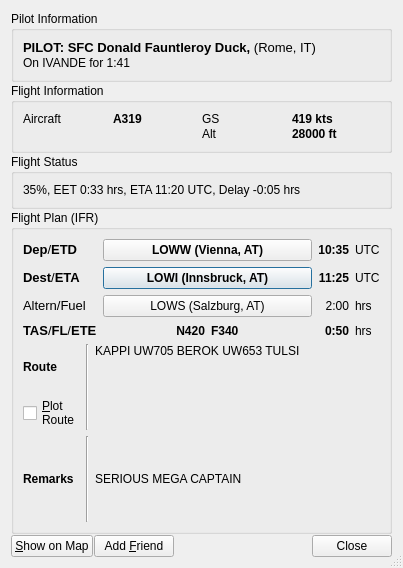
<?xml version="1.0" encoding="UTF-8"?>
<ui version="4.0">
 <class>PilotDetails</class>
 <widget class="QDialog" name="PilotDetails">
  <property name="geometry">
   <rect>
    <x>0</x>
    <y>0</y>
    <width>403</width>
    <height>568</height>
   </rect>
  </property>
  <property name="windowTitle">
   <string>AUA325</string>
  </property>
  <property name="windowIcon">
   <iconset resource="Resources.qrc">
    <normaloff>:/icons/qutescoop.png</normaloff>:/icons/qutescoop.png</iconset>
  </property>
  <property name="sizeGripEnabled">
   <bool>true</bool>
  </property>
  <layout class="QVBoxLayout" name="verticalLayout">
   <property name="spacing">
    <number>1</number>
   </property>
   <item>
    <widget class="QGroupBox" name="groupBox">
     <property name="title">
      <string>Pilot Information</string>
     </property>
     <layout class="QVBoxLayout">
      <property name="spacing">
       <number>1</number>
      </property>
      <item>
       <widget class="QLabel" name="lblPilotInfo">
        <property name="text">
         <string>&lt;!DOCTYPE HTML PUBLIC &quot;-//W3C//DTD HTML 4.0//EN&quot; &quot;http://www.w3.org/TR/REC-html40/strict.dtd&quot;&gt;
&lt;html&gt;&lt;head&gt;&lt;meta name=&quot;qrichtext&quot; content=&quot;1&quot; /&gt;&lt;style type=&quot;text/css&quot;&gt;
p, li { white-space: pre-wrap; }
&lt;/style&gt;&lt;/head&gt;&lt;body style=&quot; font-family:'UnDotum'; font-size:10pt; font-weight:400; font-style:normal;&quot;&gt;
&lt;p style=&quot; margin-top:0px; margin-bottom:0px; margin-left:0px; margin-right:0px; -qt-block-indent:0; text-indent:0px;&quot;&gt;&lt;span style=&quot; font-weight:600;&quot;&gt;PILOT: SFC Donald Fauntleroy Duck, &lt;/span&gt;(Rome, IT)&lt;/p&gt;&lt;/body&gt;&lt;/html&gt;</string>
        </property>
        <property name="alignment">
         <set>Qt::AlignLeading|Qt::AlignLeft|Qt::AlignTop</set>
        </property>
        <property name="openExternalLinks">
         <bool>true</bool>
        </property>
       </widget>
      </item>
      <item>
       <widget class="QLabel" name="lblConnected">
        <property name="text">
         <string>On IVANDE for 1:41</string>
        </property>
       </widget>
      </item>
     </layout>
    </widget>
   </item>
   <item>
    <widget class="QGroupBox" name="groupBox_2">
     <property name="title">
      <string>Flight Information</string>
     </property>
     <layout class="QVBoxLayout">
      <property name="spacing">
       <number>1</number>
      </property>
      <item>
       <layout class="QGridLayout" name="gridLayout_2">
        <property name="verticalSpacing">
         <number>1</number>
        </property>
        <item row="0" column="0">
         <widget class="QLabel" name="label_10">
          <property name="text">
           <string>Aircraft</string>
          </property>
         </widget>
        </item>
        <item row="0" column="1">
         <widget class="QLabel" name="lblAircraft">
          <property name="font">
           <font>
            <weight>75</weight>
            <bold>true</bold>
           </font>
          </property>
          <property name="toolTip">
           <string>As enterred in flightplan.</string>
          </property>
          <property name="text">
           <string>A319</string>
          </property>
         </widget>
        </item>
        <item row="0" column="2">
         <widget class="QLabel" name="label_13">
          <property name="toolTip">
           <string>Groundspeed</string>
          </property>
          <property name="text">
           <string>GS</string>
          </property>
         </widget>
        </item>
        <item row="0" column="3">
         <widget class="QLabel" name="lblGroundspeed">
          <property name="font">
           <font>
            <weight>75</weight>
            <bold>true</bold>
           </font>
          </property>
          <property name="text">
           <string>419 kts</string>
          </property>
         </widget>
        </item>
        <item row="1" column="3">
         <widget class="QLabel" name="lblAltitude">
          <property name="font">
           <font>
            <weight>75</weight>
            <bold>true</bold>
           </font>
          </property>
          <property name="text">
           <string>28000 ft</string>
          </property>
         </widget>
        </item>
        <item row="1" column="2">
         <widget class="QLabel" name="label_15">
          <property name="toolTip">
           <string>Altitude</string>
          </property>
          <property name="text">
           <string>Alt</string>
          </property>
         </widget>
        </item>
       </layout>
      </item>
     </layout>
    </widget>
   </item>
   <item>
    <widget class="QGroupBox" name="groupStatus">
     <property name="title">
      <string>Flight Status</string>
     </property>
     <layout class="QVBoxLayout" name="verticalLayout_3">
      <item>
       <widget class="QLabel" name="lblFlightStatus">
        <property name="toolTip">
         <string>EET: Estimated remaining Enroute Time, ETA: Estimated Time of Arrival (constantly updated), delay: According to planned ETA</string>
        </property>
        <property name="text">
         <string>35%, EET 0:33 hrs, ETA 11:20 UTC, Delay -0:05 hrs</string>
        </property>
        <property name="textFormat">
         <enum>Qt::RichText</enum>
        </property>
        <property name="wordWrap">
         <bool>true</bool>
        </property>
       </widget>
      </item>
     </layout>
    </widget>
   </item>
   <item>
    <widget class="QGroupBox" name="groupFp">
     <property name="title">
      <string>Flight Plan (IFR)</string>
     </property>
     <layout class="QGridLayout" name="gridLayout_3">
      <item row="0" column="0">
       <layout class="QGridLayout" name="gridLayout">
        <item row="0" column="0">
         <widget class="QLabel" name="label_3">
          <property name="toolTip">
           <string>Departure aerodrome / Estimated Time of Departure</string>
          </property>
          <property name="text">
           <string>&lt;!DOCTYPE HTML PUBLIC &quot;-//W3C//DTD HTML 4.0//EN&quot; &quot;http://www.w3.org/TR/REC-html40/strict.dtd&quot;&gt;
&lt;html&gt;&lt;head&gt;&lt;meta name=&quot;qrichtext&quot; content=&quot;1&quot; /&gt;&lt;style type=&quot;text/css&quot;&gt;
p, li { white-space: pre-wrap; }
&lt;/style&gt;&lt;/head&gt;&lt;body style=&quot; font-family:'UnDotum'; font-size:10pt; font-weight:400; font-style:normal;&quot;&gt;
&lt;p style=&quot; margin-top:0px; margin-bottom:0px; margin-left:0px; margin-right:0px; -qt-block-indent:0; text-indent:0px;&quot;&gt;&lt;span style=&quot; font-weight:600;&quot;&gt;Dep&lt;/span&gt;/&lt;span style=&quot; font-weight:600;&quot;&gt;ETD&lt;/span&gt;&lt;/p&gt;&lt;/body&gt;&lt;/html&gt;</string>
          </property>
          <property name="textFormat">
           <enum>Qt::RichText</enum>
          </property>
         </widget>
        </item>
        <item row="1" column="0">
         <widget class="QLabel" name="label_4">
          <property name="toolTip">
           <string>Destination aerodrome / Estimated Time of Arrival (flightplan)</string>
          </property>
          <property name="text">
           <string>&lt;!DOCTYPE HTML PUBLIC &quot;-//W3C//DTD HTML 4.0//EN&quot; &quot;http://www.w3.org/TR/REC-html40/strict.dtd&quot;&gt;
&lt;html&gt;&lt;head&gt;&lt;meta name=&quot;qrichtext&quot; content=&quot;1&quot; /&gt;&lt;style type=&quot;text/css&quot;&gt;
p, li { white-space: pre-wrap; }
&lt;/style&gt;&lt;/head&gt;&lt;body style=&quot; font-family:'UnDotum'; font-size:10pt; font-weight:400; font-style:normal;&quot;&gt;
&lt;p style=&quot; margin-top:0px; margin-bottom:0px; margin-left:0px; margin-right:0px; -qt-block-indent:0; text-indent:0px;&quot;&gt;&lt;span style=&quot; font-weight:600;&quot;&gt;Dest&lt;/span&gt;/&lt;span style=&quot; font-weight:600;&quot;&gt;ETA&lt;/span&gt;&lt;/p&gt;&lt;/body&gt;&lt;/html&gt;</string>
          </property>
          <property name="textFormat">
           <enum>Qt::RichText</enum>
          </property>
         </widget>
        </item>
        <item row="1" column="2">
         <widget class="QLabel" name="lblPlanEta">
          <property name="font">
           <font>
            <weight>75</weight>
            <bold>true</bold>
           </font>
          </property>
          <property name="text">
           <string>11:25</string>
          </property>
          <property name="alignment">
           <set>Qt::AlignRight|Qt::AlignTrailing|Qt::AlignVCenter</set>
          </property>
         </widget>
        </item>
        <item row="0" column="2">
         <widget class="QLabel" name="lblPlanEtd">
          <property name="sizePolicy">
           <sizepolicy hsizetype="Preferred" vsizetype="Preferred">
            <horstretch>0</horstretch>
            <verstretch>0</verstretch>
           </sizepolicy>
          </property>
          <property name="font">
           <font>
            <weight>75</weight>
            <bold>true</bold>
           </font>
          </property>
          <property name="text">
           <string>10:35</string>
          </property>
          <property name="alignment">
           <set>Qt::AlignRight|Qt::AlignTrailing|Qt::AlignVCenter</set>
          </property>
         </widget>
        </item>
        <item row="3" column="1">
         <layout class="QHBoxLayout" name="horizontalLayout_2">
          <item>
           <widget class="QLabel" name="lblPlanTas">
            <property name="font">
             <font>
              <weight>75</weight>
              <bold>true</bold>
             </font>
            </property>
            <property name="text">
             <string>N420</string>
            </property>
            <property name="alignment">
             <set>Qt::AlignRight|Qt::AlignTrailing|Qt::AlignVCenter</set>
            </property>
           </widget>
          </item>
          <item>
           <widget class="QLabel" name="lblPlanFl">
            <property name="font">
             <font>
              <weight>75</weight>
              <bold>true</bold>
             </font>
            </property>
            <property name="text">
             <string>F340</string>
            </property>
           </widget>
          </item>
         </layout>
        </item>
        <item row="3" column="0">
         <widget class="QLabel" name="label_2">
          <property name="toolTip">
           <string>Filed True Airspeed / Cruise Level / Estimated Time Enroute (according to flightplan)</string>
          </property>
          <property name="text">
           <string>&lt;!DOCTYPE HTML PUBLIC &quot;-//W3C//DTD HTML 4.0//EN&quot; &quot;http://www.w3.org/TR/REC-html40/strict.dtd&quot;&gt;
&lt;html&gt;&lt;head&gt;&lt;meta name=&quot;qrichtext&quot; content=&quot;1&quot; /&gt;&lt;style type=&quot;text/css&quot;&gt;
p, li { white-space: pre-wrap; }
&lt;/style&gt;&lt;/head&gt;&lt;body style=&quot; font-family:'UnDotum'; font-size:10pt; font-weight:400; font-style:normal;&quot;&gt;
&lt;p style=&quot; margin-top:0px; margin-bottom:0px; margin-left:0px; margin-right:0px; -qt-block-indent:0; text-indent:0px;&quot;&gt;&lt;span style=&quot; font-weight:600;&quot;&gt;TAS&lt;/span&gt;/&lt;span style=&quot; font-weight:600;&quot;&gt;FL&lt;/span&gt;/&lt;span style=&quot; font-weight:600;&quot;&gt;ETE&lt;/span&gt;&lt;/p&gt;&lt;/body&gt;&lt;/html&gt;</string>
          </property>
          <property name="textFormat">
           <enum>Qt::RichText</enum>
          </property>
         </widget>
        </item>
        <item row="3" column="2">
         <widget class="QLabel" name="lblPlanEte">
          <property name="font">
           <font>
            <weight>75</weight>
            <bold>true</bold>
           </font>
          </property>
          <property name="text">
           <string>0:50</string>
          </property>
          <property name="alignment">
           <set>Qt::AlignRight|Qt::AlignTrailing|Qt::AlignVCenter</set>
          </property>
         </widget>
        </item>
        <item row="1" column="1">
         <layout class="QHBoxLayout" name="horizontalLayout">
          <item>
           <widget class="QPushButton" name="buttonDest">
            <property name="sizePolicy">
             <sizepolicy hsizetype="MinimumExpanding" vsizetype="Preferred">
              <horstretch>0</horstretch>
              <verstretch>0</verstretch>
             </sizepolicy>
            </property>
            <property name="font">
             <font>
              <weight>75</weight>
              <bold>true</bold>
             </font>
            </property>
            <property name="text">
             <string>LOWI (Innsbruck, AT)</string>
            </property>
            <property name="flat">
             <bool>false</bool>
            </property>
           </widget>
          </item>
         </layout>
        </item>
        <item row="0" column="1">
         <layout class="QHBoxLayout" name="horizontalLayout_3" stretch="1">
          <item>
           <widget class="QPushButton" name="buttonFrom">
            <property name="sizePolicy">
             <sizepolicy hsizetype="MinimumExpanding" vsizetype="Preferred">
              <horstretch>0</horstretch>
              <verstretch>0</verstretch>
             </sizepolicy>
            </property>
            <property name="font">
             <font>
              <weight>75</weight>
              <bold>true</bold>
             </font>
            </property>
            <property name="text">
             <string>LOWW (Vienna, AT)</string>
            </property>
            <property name="flat">
             <bool>false</bool>
            </property>
           </widget>
          </item>
         </layout>
        </item>
        <item row="0" column="3">
         <widget class="QLabel" name="label_5">
          <property name="text">
           <string>UTC</string>
          </property>
         </widget>
        </item>
        <item row="1" column="3">
         <widget class="QLabel" name="label_7">
          <property name="text">
           <string>UTC</string>
          </property>
         </widget>
        </item>
        <item row="3" column="3">
         <widget class="QLabel" name="label_8">
          <property name="text">
           <string>hrs</string>
          </property>
         </widget>
        </item>
        <item row="2" column="0">
         <widget class="QLabel" name="label_9">
          <property name="toolTip">
           <string>Alternate aerodrome / Fuel on Board</string>
          </property>
          <property name="text">
           <string>&lt;!DOCTYPE HTML PUBLIC &quot;-//W3C//DTD HTML 4.0//EN&quot; &quot;http://www.w3.org/TR/REC-html40/strict.dtd&quot;&gt;
&lt;html&gt;&lt;head&gt;&lt;meta name=&quot;qrichtext&quot; content=&quot;1&quot; /&gt;&lt;style type=&quot;text/css&quot;&gt;
p, li { white-space: pre-wrap; }
&lt;/style&gt;&lt;/head&gt;&lt;body style=&quot; font-family:'UnDotum'; font-size:10pt; font-weight:400; font-style:normal;&quot;&gt;
&lt;p style=&quot; margin-top:0px; margin-bottom:0px; margin-left:0px; margin-right:0px; -qt-block-indent:0; text-indent:0px;&quot;&gt;Altern/Fuel&lt;/p&gt;&lt;/body&gt;&lt;/html&gt;</string>
          </property>
          <property name="textFormat">
           <enum>Qt::RichText</enum>
          </property>
         </widget>
        </item>
        <item row="2" column="3">
         <widget class="QLabel" name="label_11">
          <property name="text">
           <string>hrs</string>
          </property>
         </widget>
        </item>
        <item row="2" column="2">
         <widget class="QLabel" name="lblFuel">
          <property name="text">
           <string>2:00</string>
          </property>
          <property name="alignment">
           <set>Qt::AlignRight|Qt::AlignTrailing|Qt::AlignVCenter</set>
          </property>
         </widget>
        </item>
        <item row="2" column="1">
         <layout class="QHBoxLayout" name="horizontalLayout_5">
          <item>
           <widget class="QPushButton" name="buttonAlt">
            <property name="sizePolicy">
             <sizepolicy hsizetype="MinimumExpanding" vsizetype="Preferred">
              <horstretch>0</horstretch>
              <verstretch>0</verstretch>
             </sizepolicy>
            </property>
            <property name="text">
             <string>LOWS (Salzburg, AT)</string>
            </property>
            <property name="flat">
             <bool>false</bool>
            </property>
           </widget>
          </item>
         </layout>
        </item>
       </layout>
      </item>
      <item row="1" column="0">
       <layout class="QGridLayout" name="gridLayout_4">
        <item row="0" column="0">
         <layout class="QVBoxLayout" name="verticalLayout_2">
          <item>
           <widget class="QLabel" name="label_6">
            <property name="sizePolicy">
             <sizepolicy hsizetype="Maximum" vsizetype="Preferred">
              <horstretch>0</horstretch>
              <verstretch>0</verstretch>
             </sizepolicy>
            </property>
            <property name="font">
             <font>
              <weight>75</weight>
              <bold>true</bold>
             </font>
            </property>
            <property name="text">
             <string>Route</string>
            </property>
           </widget>
          </item>
          <item>
           <widget class="QCheckBox" name="cbPlotRoute">
            <property name="sizePolicy">
             <sizepolicy hsizetype="Maximum" vsizetype="Fixed">
              <horstretch>0</horstretch>
              <verstretch>0</verstretch>
             </sizepolicy>
            </property>
            <property name="toolTip">
             <string>Plot route on map (requires Navigation Database). Also accessible via right click on the airplane's label on the map. (Uses Navigation Database if available)</string>
            </property>
            <property name="text">
             <string>&amp;Plot
Route</string>
            </property>
           </widget>
          </item>
         </layout>
        </item>
        <item row="0" column="2">
         <widget class="QLabel" name="lblRoute">
          <property name="sizePolicy">
           <sizepolicy hsizetype="Preferred" vsizetype="Expanding">
            <horstretch>0</horstretch>
            <verstretch>0</verstretch>
           </sizepolicy>
          </property>
          <property name="mouseTracking">
           <bool>true</bool>
          </property>
          <property name="text">
           <string>KAPPI UW705 BEROK UW653 TULSI</string>
          </property>
          <property name="alignment">
           <set>Qt::AlignLeading|Qt::AlignLeft|Qt::AlignTop</set>
          </property>
          <property name="wordWrap">
           <bool>true</bool>
          </property>
          <property name="textInteractionFlags">
           <set>Qt::LinksAccessibleByMouse|Qt::TextSelectableByMouse</set>
          </property>
         </widget>
        </item>
        <item row="1" column="0">
         <widget class="QLabel" name="label">
          <property name="sizePolicy">
           <sizepolicy hsizetype="Maximum" vsizetype="Preferred">
            <horstretch>0</horstretch>
            <verstretch>0</verstretch>
           </sizepolicy>
          </property>
          <property name="font">
           <font>
            <weight>75</weight>
            <bold>true</bold>
           </font>
          </property>
          <property name="text">
           <string>Remarks</string>
          </property>
         </widget>
        </item>
        <item row="1" column="2">
         <widget class="QLabel" name="lblRemarks">
          <property name="sizePolicy">
           <sizepolicy hsizetype="Preferred" vsizetype="Expanding">
            <horstretch>0</horstretch>
            <verstretch>0</verstretch>
           </sizepolicy>
          </property>
          <property name="text">
           <string>SERIOUS MEGA CAPTAIN</string>
          </property>
          <property name="wordWrap">
           <bool>true</bool>
          </property>
         </widget>
        </item>
        <item row="0" column="1">
         <widget class="Line" name="line">
          <property name="orientation">
           <enum>Qt::Vertical</enum>
          </property>
         </widget>
        </item>
        <item row="1" column="1">
         <widget class="Line" name="line_2">
          <property name="orientation">
           <enum>Qt::Vertical</enum>
          </property>
         </widget>
        </item>
       </layout>
      </item>
     </layout>
    </widget>
   </item>
   <item>
    <layout class="QHBoxLayout">
     <item>
      <widget class="QPushButton" name="buttonShowOnMap">
       <property name="text">
        <string>&amp;Show on Map</string>
       </property>
       <property name="shortcut">
        <string>S</string>
       </property>
       <property name="autoDefault">
        <bool>false</bool>
       </property>
      </widget>
     </item>
     <item>
      <widget class="QPushButton" name="buttonAddFriend">
       <property name="text">
        <string>Add &amp;Friend</string>
       </property>
      </widget>
     </item>
     <item>
      <widget class="QDialogButtonBox" name="buttonBox">
       <property name="standardButtons">
        <set>QDialogButtonBox::Close</set>
       </property>
      </widget>
     </item>
    </layout>
   </item>
  </layout>
 </widget>
 <tabstops>
  <tabstop>buttonFrom</tabstop>
  <tabstop>buttonDest</tabstop>
  <tabstop>buttonAlt</tabstop>
  <tabstop>buttonShowOnMap</tabstop>
  <tabstop>buttonAddFriend</tabstop>
  <tabstop>buttonBox</tabstop>
 </tabstops>
 <resources>
  <include location="Resources.qrc"/>
 </resources>
 <connections>
  <connection>
   <sender>buttonShowOnMap</sender>
   <signal>clicked()</signal>
   <receiver>PilotDetails</receiver>
   <slot>close()</slot>
   <hints>
    <hint type="sourcelabel">
     <x>94</x>
     <y>602</y>
    </hint>
    <hint type="destinationlabel">
     <x>177</x>
     <y>259</y>
    </hint>
   </hints>
  </connection>
  <connection>
   <sender>buttonBox</sender>
   <signal>clicked(QAbstractButton*)</signal>
   <receiver>PilotDetails</receiver>
   <slot>close()</slot>
   <hints>
    <hint type="sourcelabel">
     <x>331</x>
     <y>583</y>
    </hint>
    <hint type="destinationlabel">
     <x>294</x>
     <y>523</y>
    </hint>
   </hints>
  </connection>
 </connections>
</ui>
